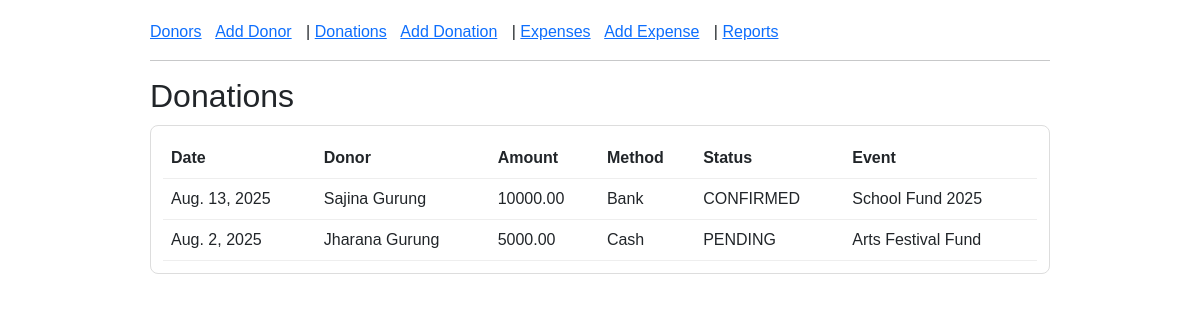
The page /donations/list/ on the database as committed earlier.
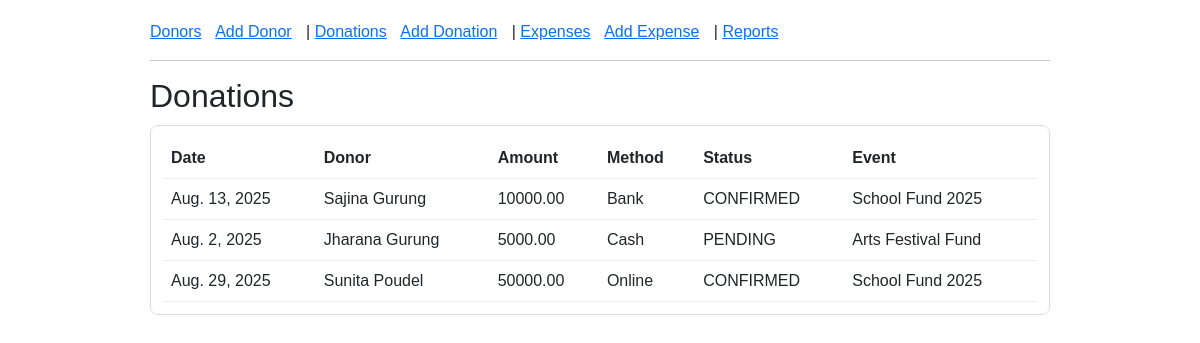
The same page on the database as committed later.
### donations/models.py (models this page shows, shortened)
class Donation(models.Model):
    CASH_METHOD = "CASH"    # valid options banako
    BANK_METHOD = "BANK"    # to record people's payment_method
    ONLINE_METHOD = "Online"   # and for using in models below
    METHOD_CHOICES = [
        (CASH_METHOD ,"Cash"),
        (BANK_METHOD ,"Bank"),
        (ONLINE_METHOD, "Online"),
    ]
    STATUS_PENDING = "PENDING"
    STATUS_CONFIRMED = "CONFIRMED"
    STATUS_CHOICES = [
        (STATUS_PENDING, "Pending"),
        (STATUS_CONFIRMED, "Confirmed"),
    ]
    donor = models.ForeignKey(Donor, on_delete=models.CASCADE)
    event = models.ForeignKey(Event, null=True, blank=True, on_delete=models.SET_NULL)
    amount = models.DecimalField(max_digits=12, decimal_places=2)
    method = models.CharField(max_length=10, choices=METHOD_CHOICES)
    date = models.DateField(default=timezone.localdate)
    status = models.CharField(max_length=10, choices=STATUS_CHOICES, default=STATUS_PENDING)
    posted_to_ledger = models.BooleanField(default=False)
    receipt_pdf = models.FileField(upload_to="receipts/", blank=True, null=True)

class Event(models.Model):
    name = models.CharField(max_length=255, unique=True)
    description = models.TextField(max_length=255)
    start_date = models.DateField(null=True)
    end_date = models.DateField(null=True)
    def __str__(self):
        return self.name

### donors/models.py (models this page shows, shortened)
class Donor(models.Model):
    name = models.CharField(max_length=255)
    email= models.EmailField(unique=True)
    contact= models.CharField(max_length=20)
    created_at = models.DateTimeField(auto_now_add=True)

### donations/views.py (the view)
# urls.py: path("list/", views.donation_list, name="donation_list"),
def donation_list(request):
    donations = Donation.objects.all()
    return render(request, "donations/list.html", {"donations": donations})

### donations/templates/donations/list.html
{% extends "base.html" %}
{% block content %}
<h2>Donations</h2>
<div class="box">
  <table>
    <tr><th>Date</th><th>Donor</th><th>Amount</th><th>Method</th><th>Status</th><th>Event</th></tr>
    {% for d in donations %}
      <tr>
        <td>{{ d.date }}</td>
        <td>{{ d.donor.name }}</td>
        <td>{{ d.amount }}</td>
        <td>{{ d.get_method_display }}</td>
        <td>{{ d.status }}</td>
        <td>{{ d.event }}</td>
      </tr>
    {% empty %}
      <tr><td colspan="6">No donations yet.</td></tr>
    {% endfor %}
  </table>
</div>
{% endblock %}

### templates/base.html (shortened to what this page needs)
<!doctype html>
<html>
<head>
  <link href="https://cdn.jsdelivr.net/npm/bootstrap@5.3.0/dist/css/bootstrap.min.css" rel="stylesheet">
</head>
<body>
  <nav>
    <nav>
  <a href="/donors/list/">Donors</a>
  <a href="/donors/register/">Add Donor</a> |
  <a href="/donations/list/">Donations</a>
  <a href="/donations/record/">Add Donation</a> |
  <a href="/expenses/list/">Expenses</a>
  <a href="/expenses/record/">Add Expense</a> |
  <a href="/donations/reports/">Reports</a>
</nav>
  </nav>
  <hr>
  {% block content %}{% endblock %}
</body>
</html>

### templates/base.html (style rules this page uses)
body { font-family: Arial, sans-serif; max-width: 900px; margin: 20px auto; }
nav a { margin-right: 10px; }
.box { padding: 12px; border: 1px solid #ddd; border-radius: 8px; margin: 10px 0; }
table { width: 100%; border-collapse: collapse; }
th, td { padding: 8px; border-bottom: 1px solid #eee; text-align: left; }

Rows that differ between the two databases and show on the page:
added Donation: date "Aug. 29, 2025", donor.name "Sunita Poudel", amount "50000.00", method "Online", status "CONFIRMED", event "School Fund 2025"
